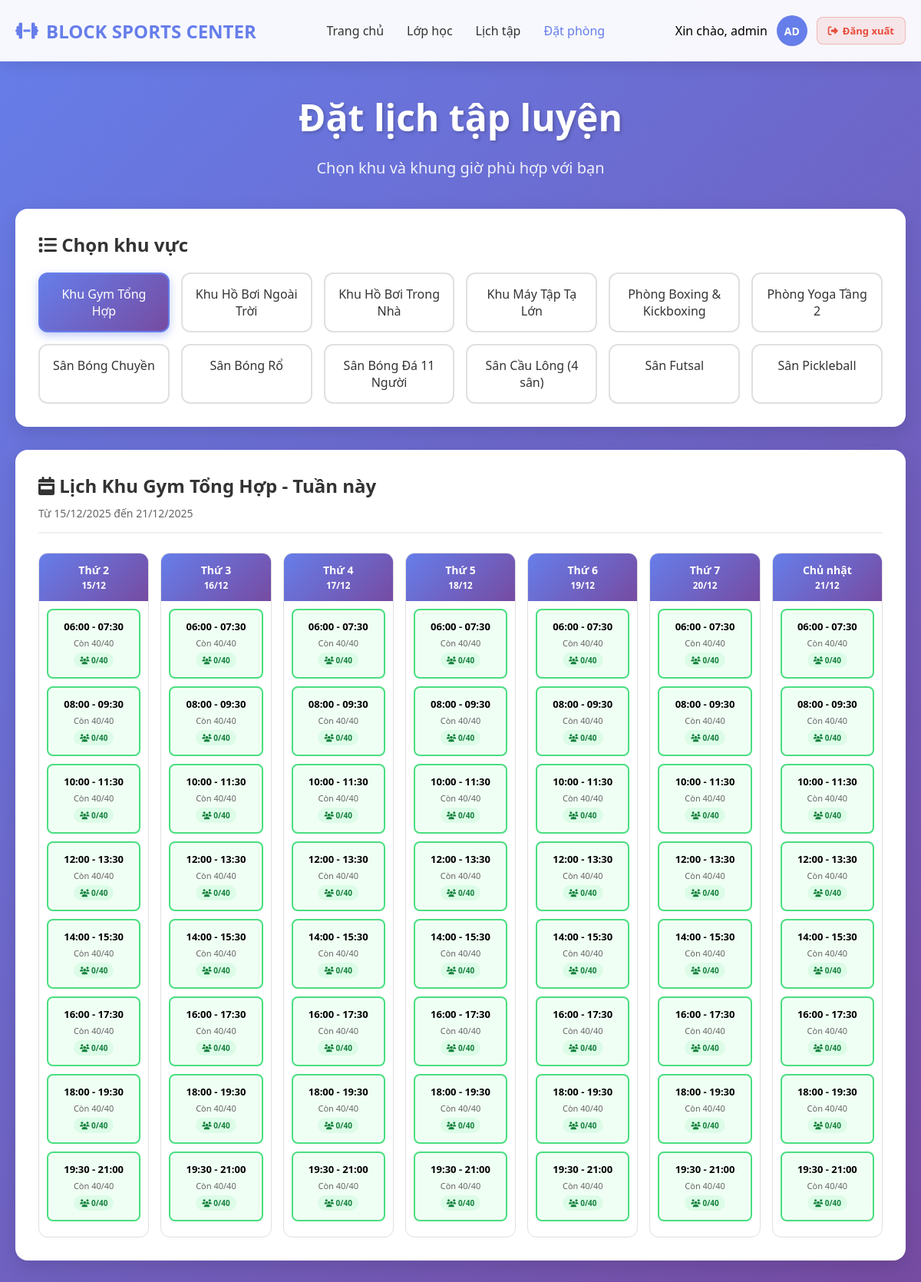
The page /public/user/booking.php (signed in) on the database its author committed.
### tables this page shows
CREATE TABLE `khu` (
  `MAKHU` int(10) UNSIGNED NOT NULL,
  `TENKHU` varchar(100) NOT NULL,
  `LOAIKHU` varchar(10) DEFAULT NULL
);

CREATE TABLE `phong` (
  `MAPHONG` int(10) UNSIGNED NOT NULL,
  `MAKHU` int(10) UNSIGNED NOT NULL,
  `TENPHONG` varchar(100) NOT NULL,
  `SUCCHUA` int(10) UNSIGNED NOT NULL,
  `GHICHU` text DEFAULT NULL,
  `HOATDONG` tinyint(1) NOT NULL DEFAULT 1,
  `CALO_MOI_GIO` int(11) NOT NULL DEFAULT 0 COMMENT 'Calo tiêu thụ trung bình mỗi giờ'
);

### public/user/booking.php (the view, shortened to what this page needs)
<?php
$db = Database::getInstance()->getConnection();
$checkMemberQuery = "SELECT MAHV FROM hoivien WHERE MAHV = ? AND TRANGTHAI = 'ACTIVE'";
$checkMemberStmt = $db->prepare($checkMemberQuery);
$checkMemberStmt->execute([$_SESSION['user_id']]);
$isMember = $checkMemberStmt->fetch(PDO::FETCH_ASSOC);
$sessionName = $_SESSION['fullname'] ?? $_SESSION['username'] ?? 'Khách';
$avatar = mb_strtoupper(mb_substr(trim($sessionName), 0, 2, 'UTF-8'), 'UTF-8');
$user = [
    'name'      => $sessionName,
    'member_id' => 'HV' . str_pad($_SESSION['user_id'], 4, '0', STR_PAD_LEFT),
    'avatar'    => $avatar,
];
$areasQuery = "SELECT MAKHU, TENKHU, LOAIKHU FROM khu ORDER BY TENKHU";
$areasStmt = $db->query($areasQuery);
$areas = $areasStmt->fetchAll(PDO::FETCH_ASSOC);
$selectedArea = $_GET['area'] ?? ($areas[0]['MAKHU'] ?? null);
$areaInfo = null;
if ($selectedArea) {
    $areaInfoQuery = "SELECT * FROM khu WHERE MAKHU = ?";
    $areaInfoStmt = $db->prepare($areaInfoQuery);
    $areaInfoStmt->execute([$selectedArea]);
    $areaInfo = $areaInfoStmt->fetch(PDO::FETCH_ASSOC);
}
$rooms = [];
if ($selectedArea) {
    $roomsQuery = "SELECT MAPHONG, TENPHONG, SUCCHUA FROM phong WHERE MAKHU = ? AND HOATDONG = 1";
    $roomsStmt = $db->prepare($roomsQuery);
    $roomsStmt->execute([$selectedArea]);
    $rooms = $roomsStmt->fetchAll(PDO::FETCH_ASSOC);
}
$startOfWeek = date('Y-m-d', strtotime('monday this week'));
$endOfWeek = date('Y-m-d', strtotime('sunday this week'));
$daysOfWeek = ['Monday', 'Tuesday', 'Wednesday', 'Thursday', 'Friday', 'Saturday', 'Sunday'];
$daysVN = ['Thứ 2', 'Thứ 3', 'Thứ 4', 'Thứ 5', 'Thứ 6', 'Thứ 7', 'Chủ nhật'];
$timeSlots = [
    '06:00 - 07:30',
    '08:00 - 09:30',
    '10:00 - 11:30',
    '12:00 - 13:30',
    '14:00 - 15:30',
    '16:00 - 17:30',
    '18:00 - 19:30',
    '19:30 - 21:00'
];
?>
<!DOCTYPE html>
<html lang="vi">
<head>
    <link rel="stylesheet" href="https://cdnjs.cloudflare.com/ajax/libs/font-awesome/6.4.0/css/all.min.css">
</head>
<body>
    <header class="header">
        <div class="header-container">
            <div class="logo">
                <i class="fas fa-dumbbell"></i>
                BLOCK SPORTS CENTER
            </div>
            <nav class="nav">
                <a href="/block-sports-center/public/index.php?page=user">Trang chủ</a>
                <a href="/block-sports-center/public/user/classes.php">Lớp học</a>
                <a href="/block-sports-center/public/user/schedule.php">Lịch tập</a>
                <a href="/block-sports-center/public/user/booking.php" class="active">Đặt phòng</a>
            </nav>
            <div class="user-menu">
                <span>Xin chào, <?php echo htmlspecialchars($user['name']); ?></span>
                <div class="user-avatar"><?php echo htmlspecialchars($user['avatar']); ?></div>
                <a href="/block-sports-center/public/index.php?page=logout" class="logout-link">
                    <i class="fas fa-sign-out-alt"></i> Đăng xuất
                </a>
            </div>
        </div>
    </header>
    <section class="hero">
        <h1>Đặt lịch tập luyện</h1>
        <p>Chọn khu và khung giờ phù hợp với bạn</p>
    </section>
    <section class="booking-section">
        <div class="area-selector">
            <h2><i class="fas fa-list"></i> Chọn khu vực</h2>
            <div class="area-grid">
                <?php foreach ($areas as $area): ?>
                    <a href="?area=<?= $area['MAKHU'] ?>"
                       class="area-btn <?= $selectedArea == $area['MAKHU'] ? 'active' : '' ?>">
                        <?= htmlspecialchars($area['TENKHU']) ?>
                    </a>
                <?php endforeach; ?>
            </div>
        </div>
        <?php if ($areaInfo): ?>
            <div class="schedule-container">
                <div class="schedule-header">
                    <h2>
                        <i class="fas fa-calendar-week"></i>
                        Lịch <?= htmlspecialchars($areaInfo['TENKHU']) ?> - Tuần này
                    </h2>
                    <div class="week-info">
                        Từ <?= date('d/m/Y', strtotime($startOfWeek)) ?>
                        đến <?= date('d/m/Y', strtotime($endOfWeek)) ?>
                    </div>
                </div>
                <?php if (count($rooms) > 0): ?>
                    <div class="schedule-grid">
                        <?php foreach ($daysOfWeek as $index => $day): ?>
                            <div class="day-column">
                                <div class="day-header">
                                    <?= $daysVN[$index] ?><br>
                                    <small><?= date('d/m', strtotime($startOfWeek . ' +' . $index . ' days')) ?></small>
                                </div>
                                <div class="time-slots">
                                    <?php foreach ($timeSlots as $timeSlot): ?>
                                        <?php
                                        $slotDate = date('Y-m-d', strtotime($startOfWeek . ' +' . $index . ' days'));
                                        $firstRoom = $rooms[0];
                                        $currentBookings = 0;
                                        $maxCapacity = (int)$firstRoom['SUCCHUA'];
                                        $isFull = $currentBookings >= $maxCapacity;
                                        $isAlmostFull = $currentBookings >= ($maxCapacity * 0.8);
                                        $isDisabled = !$isMember;
                                        $cssClass = '';
                                        $slotText = '';
                                        if ($isDisabled) {
                                            $slotText = 'Không khả dụng';
                                        } elseif ($isFull) {
                                            $slotText = 'Đã đầy';
                                        } else {
                                            $slotText = "Còn " . ($maxCapacity - $currentBookings) . "/" . $maxCapacity;
                                        }
                                        $badgeClass = '';
                                        if ($isFull) {
                                            $badgeClass = 'full';
                                        } elseif ($isAlmostFull) {
                                            $badgeClass = 'almost-full';
                                        } else {
                                            $badgeClass = 'available';
                                        }
                                        $onclick = ($isFull || $isDisabled) ? '' : 'openBookingModal(' . $firstRoom['MAPHONG'] . ', \'' . $slotDate . '\', \'' . $timeSlot . '\', \'' . htmlspecialchars($firstRoom['TENPHONG'], ENT_QUOTES) . '\', ' . $currentBookings . ', ' . $maxCapacity . ')';
                                        ?>
                                        <div class="time-slot <?= $cssClass ?>"
                                             onclick="<?= $onclick ?>">
                                            <div class="time-text"><?= $timeSlot ?></div>
                                            <div class="slot-info"><?= $slotText ?></div>
                                            <?php if (!$isDisabled): ?>
                                                <span class="capacity-badge <?= $badgeClass ?>">
                                                    <i class="fas fa-users"></i> <?= $currentBookings ?>/<?= $maxCapacity ?>
                                                </span>
                                            <?php endif; ?>
                                        </div>
                                    <?php endforeach; ?>
                                </div>
                            </div>
                        <?php endforeach; ?>
                    </div>
                <?php endif; ?>
            </div>
        <?php endif; ?>
    </section>
</body>
</html>

### public/user/booking.php (style rules this page uses)
* { margin: 0; padding: 0; box-sizing: border-box; }
body { font-family: system-ui, -apple-system, 'Segoe UI', Roboto, sans-serif; background: linear-gradient(135deg, #667eea 0%, #764ba2 100%); min-height: 100vh; }
.header { background: rgba(255, 255, 255, 0.95); backdrop-filter: blur(10px); padding: 20px 0; box-shadow: 0 4px 20px rgba(0,0,0,0.1); position: sticky; top: 0; z-index: 100; }
.header-container { max-width: 1200px; margin: 0 auto; padding: 0 20px; display: flex; justify-content: space-between; align-items: center; }
.logo { font-size: 24px; font-weight: 700; color: #667eea; display: flex; align-items: center; gap: 10px; }
.nav { display: flex; gap: 30px; align-items: center; }
.nav a { color: #333; text-decoration: none; font-weight: 500; transition: color 0.3s; }
.nav a:hover, .nav a.active { color: #667eea; }
.user-menu { display: flex; align-items: center; gap: 12px; }
.user-avatar { width: 40px; height: 40px; border-radius: 50%; background: #667eea; display: flex; align-items: center; justify-content: center; color: white; font-weight: 600; font-size: 14px; }
.logout-link { display: inline-flex; align-items: center; gap: 6px; padding: 8px 14px; border-radius: 8px; background: rgba(231, 76, 60, 0.1); color: #e74c3c; font-size: 13px; font-weight: 600; text-decoration: none; transition: all 0.2s; border: 1px solid rgba(231, 76, 60, 0.3); }
.hero { max-width: 1200px; margin: 40px auto; padding: 0 20px; color: white; text-align: center; }
.hero h1 { font-size: 48px; margin-bottom: 20px; text-shadow: 2px 2px 4px rgba(0,0,0,0.2); }
.hero p { font-size: 20px; opacity: 0.9; }
.booking-section { max-width: 1200px; margin: 0 auto 40px; padding: 0 20px; }
.area-selector { background: white; border-radius: 16px; padding: 30px; margin-bottom: 30px; box-shadow: 0 8px 24px rgba(0,0,0,0.12); }
.area-selector h2 { font-size: 24px; margin-bottom: 20px; color: #333; }
.area-grid { display: grid; grid-template-columns: repeat(auto-fill, minmax(150px, 1fr)); gap: 15px; }
.area-btn { padding: 15px; border: 2px solid #e0e0e0; border-radius: 12px; background: white; cursor: pointer; transition: all 0.3s; text-align: center; text-decoration: none; color: #333; font-weight: 500; }
.area-btn.active { border-color: #667eea; background: linear-gradient(135deg, #667eea 0%, #764ba2 100%); color: white; box-shadow: 0 4px 12px rgba(102, 126, 234, 0.4); }
.schedule-container { background: white; border-radius: 16px; padding: 30px; box-shadow: 0 8px 24px rgba(0,0,0,0.12); }
.schedule-header { margin-bottom: 25px; padding-bottom: 15px; border-bottom: 2px solid #f0f0f0; }
.schedule-header h2 { font-size: 24px; color: #333; margin-bottom: 10px; }
.week-info { color: #666; font-size: 14px; }
.schedule-grid { display: grid; grid-template-columns: repeat(auto-fit, minmax(140px, 1fr)); gap: 15px; }
.day-column { border: 1px solid #e0e0e0; border-radius: 12px; overflow: hidden; }
.day-header { background: linear-gradient(135deg, #667eea 0%, #764ba2 100%); color: white; padding: 12px; text-align: center; font-weight: 600; font-size: 14px; }
.time-slots { padding: 10px; }
.time-slot { margin-bottom: 10px; padding: 12px; border: 2px solid #e0e0e0; border-radius: 8px; text-align: center; cursor: pointer; transition: all 0.3s; position: relative; background: #f0fff4; border-color: #4ade80; }
.time-text { font-weight: 600; font-size: 13px; margin-bottom: 5px; }
.slot-info { font-size: 11px; color: #666; }
.capacity-badge { display: inline-block; padding: 3px 8px; border-radius: 10px; font-size: 10px; font-weight: 700; margin-top: 5px; }
.capacity-badge.available { background: #dcfce7; color: #15803d; }

### rows shown on the page
khu: TENKHU "Khu Gym Tổng Hợp"
khu: TENKHU "Khu Hồ Bơi Ngoài Trời"
khu: TENKHU "Khu Hồ Bơi Trong Nhà"
khu: TENKHU "Khu Máy Tập Tạ Lớn"
khu: TENKHU "Phòng Boxing & Kickboxing"
khu: TENKHU "Phòng Yoga Tầng 2"
khu: TENKHU "Sân Bóng Chuyền"
khu: TENKHU "Sân Bóng Rổ"
khu: TENKHU "Sân Bóng Đá 11 Người"
khu: TENKHU "Sân Cầu Lông (4 sân)"
khu: TENKHU "Sân Futsal"
khu: TENKHU "Sân Pickleball"
phong: SUCCHUA "Còn 40/40", SUCCHUA "40"

### other values the page prints
$user['name'] "admin"
$user['avatar'] "AD"
$daysVN[$index] "Thứ 2"
$timeSlot "06:00 - 07:30"
$currentBookings "0"
$timeSlot "08:00 - 09:30"
$timeSlot "10:00 - 11:30"
$timeSlot "12:00 - 13:30"
$timeSlot "14:00 - 15:30"
$timeSlot "16:00 - 17:30"
$timeSlot "18:00 - 19:30"
$timeSlot "19:30 - 21:00"
$daysVN[$index] "Thứ 3"
$daysVN[$index] "Thứ 4"
$daysVN[$index] "Thứ 5"
